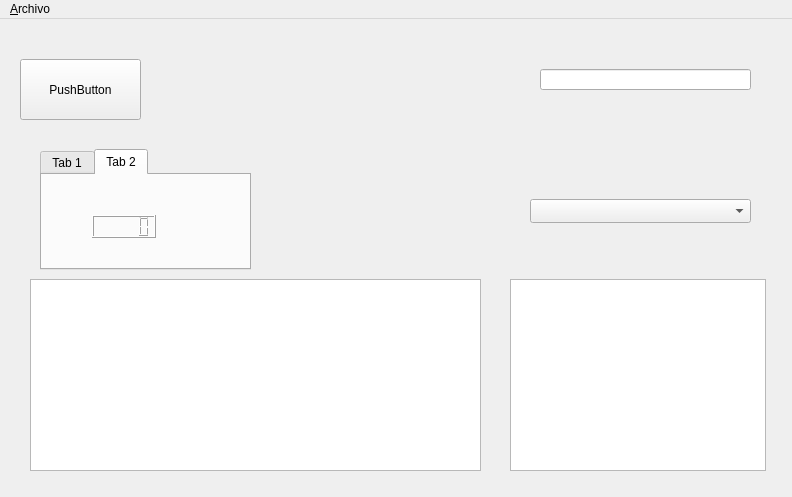
<?xml version="1.0" encoding="UTF-8"?>
<ui version="4.0">
 <class>MainWindow</class>
 <widget class="QMainWindow" name="MainWindow">
  <property name="geometry">
   <rect>
    <x>0</x>
    <y>0</y>
    <width>792</width>
    <height>497</height>
   </rect>
  </property>
  <property name="windowTitle">
   <string>MainWindow</string>
  </property>
  <widget class="QWidget" name="centralwidget">
   <widget class="QPushButton" name="pushButton">
    <property name="geometry">
     <rect>
      <x>20</x>
      <y>40</y>
      <width>121</width>
      <height>61</height>
     </rect>
    </property>
    <property name="text">
     <string>PushButton</string>
    </property>
   </widget>
   <widget class="QLabel" name="label">
    <property name="geometry">
     <rect>
      <x>300</x>
      <y>10</y>
      <width>181</width>
      <height>211</height>
     </rect>
    </property>
    <property name="text">
     <string/>
    </property>
    <property name="pixmap">
     <pixmap>R.jpg</pixmap>
    </property>
    <property name="scaledContents">
     <bool>true</bool>
    </property>
   </widget>
   <widget class="QTableWidget" name="tableWidget">
    <property name="geometry">
     <rect>
      <x>30</x>
      <y>260</y>
      <width>451</width>
      <height>192</height>
     </rect>
    </property>
   </widget>
   <widget class="QListWidget" name="listWidget">
    <property name="geometry">
     <rect>
      <x>510</x>
      <y>260</y>
      <width>256</width>
      <height>192</height>
     </rect>
    </property>
   </widget>
   <widget class="QLineEdit" name="lineEdit">
    <property name="geometry">
     <rect>
      <x>540</x>
      <y>50</y>
      <width>211</width>
      <height>21</height>
     </rect>
    </property>
   </widget>
   <widget class="QTabWidget" name="tabWidget">
    <property name="geometry">
     <rect>
      <x>40</x>
      <y>130</y>
      <width>211</width>
      <height>121</height>
     </rect>
    </property>
    <property name="currentIndex">
     <number>1</number>
    </property>
    <widget class="QWidget" name="tab">
     <attribute name="title">
      <string>Tab 1</string>
     </attribute>
     <widget class="QLabel" name="label_2">
      <property name="geometry">
       <rect>
        <x>40</x>
        <y>30</y>
        <width>49</width>
        <height>16</height>
       </rect>
      </property>
      <property name="text">
       <string>TextLabel</string>
      </property>
     </widget>
    </widget>
    <widget class="QWidget" name="tab_2">
     <attribute name="title">
      <string>Tab 2</string>
     </attribute>
     <widget class="QLCDNumber" name="lcdNumber">
      <property name="geometry">
       <rect>
        <x>50</x>
        <y>40</y>
        <width>64</width>
        <height>23</height>
       </rect>
      </property>
     </widget>
    </widget>
   </widget>
   <widget class="QComboBox" name="comboBox">
    <property name="geometry">
     <rect>
      <x>530</x>
      <y>180</y>
      <width>221</width>
      <height>24</height>
     </rect>
    </property>
   </widget>
  </widget>
  <widget class="QMenuBar" name="menuBar">
   <property name="geometry">
    <rect>
     <x>0</x>
     <y>0</y>
     <width>792</width>
     <height>33</height>
    </rect>
   </property>
   <widget class="QMenu" name="menuArchivo">
    <property name="title">
     <string>&amp;Archivo</string>
    </property>
    <addaction name="actionAbrir"/>
    <addaction name="actionGuardar"/>
    <addaction name="separator"/>
    <addaction name="actionSalir"/>
   </widget>
   <addaction name="menuArchivo"/>
  </widget>
  <action name="actionAbrir">
   <property name="text">
    <string>A&amp;brir</string>
   </property>
  </action>
  <action name="actionGuardar">
   <property name="text">
    <string>&amp;Guardar</string>
   </property>
  </action>
  <action name="actionSalir">
   <property name="text">
    <string>&amp;Salir</string>
   </property>
   <property name="shortcut">
    <string>Ctrl+X</string>
   </property>
  </action>
 </widget>
 <resources/>
 <connections/>
</ui>
